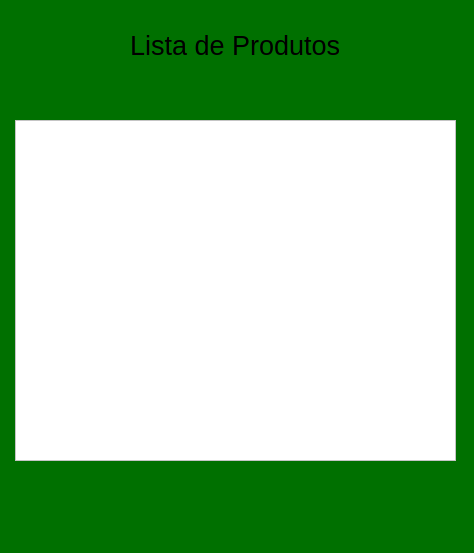
<?xml version="1.0" encoding="UTF-8"?>
<ui version="4.0">
 <class>MainWindow</class>
 <widget class="QMainWindow" name="MainWindow">
  <property name="geometry">
   <rect>
    <x>0</x>
    <y>0</y>
    <width>474</width>
    <height>553</height>
   </rect>
  </property>
  <property name="font">
   <font>
    <pointsize>14</pointsize>
    <weight>75</weight>
    <bold>true</bold>
   </font>
  </property>
  <property name="windowTitle">
   <string>MainWindow</string>
  </property>
  <property name="styleSheet">
   <string notr="true">background-color: rgb(0, 112, 0);</string>
  </property>
  <widget class="QWidget" name="centralwidget">
   <widget class="QLabel" name="label">
    <property name="geometry">
     <rect>
      <x>130</x>
      <y>20</y>
      <width>241</width>
      <height>51</height>
     </rect>
    </property>
    <property name="font">
     <font>
      <pointsize>20</pointsize>
     </font>
    </property>
    <property name="text">
     <string>Lista de Produtos</string>
    </property>
   </widget>
   <widget class="QTableWidget" name="tableWidget">
    <property name="geometry">
     <rect>
      <x>15</x>
      <y>120</y>
      <width>441</width>
      <height>341</height>
     </rect>
    </property>
    <property name="font">
     <font>
      <pointsize>12</pointsize>
      <weight>75</weight>
      <bold>true</bold>
     </font>
    </property>
    <property name="styleSheet">
     <string notr="true">background-color: rgb(255, 255, 255);</string>
    </property>
   </widget>
  </widget>
  <widget class="QMenuBar" name="menubar">
   <property name="geometry">
    <rect>
     <x>0</x>
     <y>0</y>
     <width>474</width>
     <height>21</height>
    </rect>
   </property>
  </widget>
  <widget class="QStatusBar" name="statusbar"/>
 </widget>
 <resources/>
 <connections/>
</ui>
